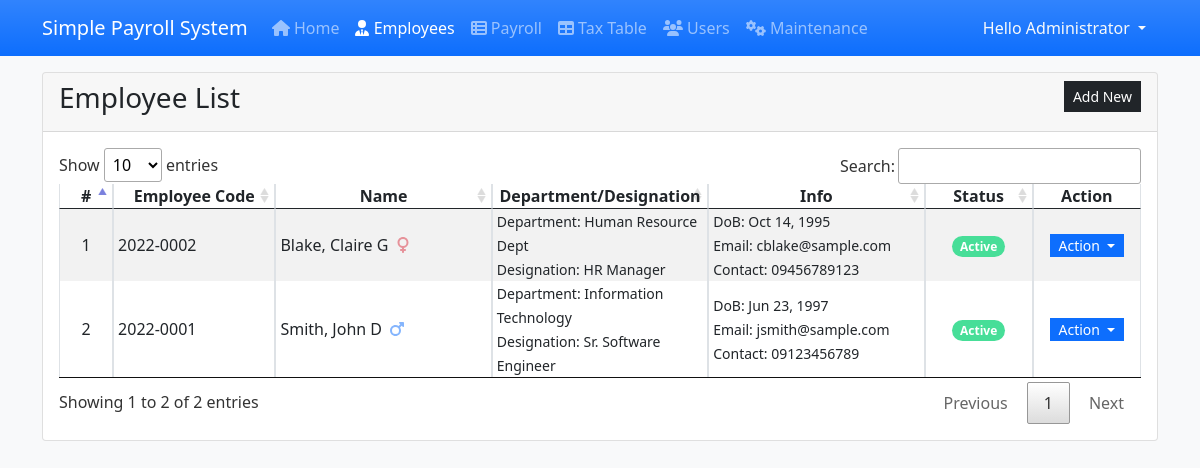
/spms/admin/?page=employees (signed in), run on the app's committed database.
### tables this page shows
CREATE TABLE IF NOT EXISTS `employee_list` (
  `employee_id` int(11) NOT NULL AUTO_INCREMENT PRIMARY KEY,
  `code` varchar(100) NOT NULL,
  `firstname` text NOT NULL,
  `middlename` text DEFAULT NULL,
  `lastname` text NOT NULL,
  `gender` varchar(50) NOT NULL,
  `dob` date NOT NULL,
  `email` text NOT NULL,
  `contact` text NOT NULL,
  `address` text NOT NULL,
  `department_id` int(11) NOT NULL,
  `designation_id` int(11) NOT NULL,
  `monthly_salary` double NOT NULL,
  `status` tinyint(1) NOT NULL DEFAULT 1,
  `date_created` timestamp NOT NULL DEFAULT current_timestamp(),
  KEY `department_id` (`department_id`),
  KEY `designation_id` (`designation_id`)
);

CREATE TABLE IF NOT EXISTS `department_list` (
  `department_id` int(11) NOT NULL AUTO_INCREMENT PRIMARY KEY,
  `name` text NOT NULL,
  `status` varchar(50) NOT NULL DEFAULT '0',
  `date_created` timestamp NOT NULL DEFAULT current_timestamp()
);

CREATE TABLE IF NOT EXISTS `designation_list` (
  `designation_id` int(11) NOT NULL AUTO_INCREMENT PRIMARY KEY,
  `name` text NOT NULL,
  `description` text NOT NULL,
  `status` int(11) NOT NULL DEFAULT 1,
  `date_created` timestamp NOT NULL DEFAULT current_timestamp()
);

### spms/admin/employees.php (the view, shortened to what this page needs)
<div class="card">
    <div class="card-header d-flex justify-content-between">
        <h3 class="card-title">Employee List</h3>
        <div class="card-tools align-middle">
            <button class="btn btn-dark btn-sm py-1 rounded-0" type="button" id="create_new">Add New</button>
        </div>
    </div>
    <div class="card-body">
        <table class="table table-hover table-striped table-bordered">
            <colgroup>
                <col width="5%">
                <col width="15%">
                <col width="20%">
                <col width="20%">
                <col width="20%">
                <col width="10%">
                <col width="10%">
            </colgroup>
            <thead>
                <tr>
                    <th class="text-center p-0">#</th>
                    <th class="text-center p-0">Employee Code</th>
                    <th class="text-center p-0">Name</th>
                    <th class="text-center p-0">Department/Designation</th>
                    <th class="text-center p-0">Info</th>
                    <th class="text-center p-0">Status</th>
                    <th class="text-center p-0">Action</th>
                </tr>
            </thead>
            <tbody>
                <?php
                $sql = "SELECT e.*,CONCAT(e.lastname, ', ', e.firstname, ' ', COALESCE(e.middlename,'')) as `name`,d.name as dept, dd.name as desg FROM `employee_list`e INNER JOIN `department_list` d on e.department_id = d.department_id inner join `designation_list` dd on e.designation_id = dd.designation_id  order by CONCAT(e.lastname, ', ', e.firstname, ' ', COALESCE(e.middlename,'')) asc";
                $qry = $conn->query($sql);
                $i = 1;
                    while($row = $qry->fetch_assoc()):
                ?>
                <tr>
                    <td class="text-center p-0"><?php echo $i++; ?></td>
                    <td class="py-0 px-1"><?php echo $row['code'] ?></td>
                    <td class="py-0 px-1"><?php echo $row['name'] ?>
                    <?php if($row['gender'] == "Male"): ?>
                        <span class="fa fa-mars mx-1 text-primary opacity-50" title="Male"></span>
                    <?php else: ?>
                        <span class="fa fa-venus mx-1 text-danger opacity-50" title="Female"></span>
                    <?php endif; ?>
                    </td>
                    <td class="py-0 px-1">
                        <small>Department: <?php echo $row['dept'] ?></small><br>
                        <small>Designation: <?php echo $row['desg'] ?></small>
                    </td>
                    <td class="py-0 px-1">
                        <small>DoB: <?php echo date("M d, Y",strtotime($row['dob'])) ?></small><br>
                        <small>Email: <?php echo $row['email'] ?></small><br>
                        <small>Contact: <?php echo $row['contact'] ?></small>
                    </td>
                    <td class="py-0 px-1 text-center">
                    <?php if($row['status'] == 1): ?>
                        <span class="badge bg-success rounded-pill">Active</span>
                    <?php else: ?>
                        <span class="badge bg-danger rounded-pill">Inactive</span>
                    <?php endif; ?>
                    </td>
                    <th class="text-center py-0 px-1">
                        <div class="btn-group" role="group">
                            <button id="btnGroupDrop1" type="button" class="btn btn-primary dropdown-toggle btn-sm rounded-0 py-0" data-bs-toggle="dropdown" aria-expanded="false">
                            Action
                            </button>
                        </div>
                    </th>
                </tr>
                <?php endwhile; ?>
            </tbody>
        </table>
    </div>
</div>

### spms/admin/index.php (shortened to what this page needs)
<?php
$page = isset($_GET['page']) ? $_GET['page'] : 'home';
?>
<!DOCTYPE html>
<html lang="en">
<head>
    <link rel="stylesheet" href="../fontawesome/css/all.min.css">
    <link rel="stylesheet" href="../css/bootstrap.min.css">
    <link rel="stylesheet" href="../summernote/summernote-lite.min.css">
    <link rel="stylesheet" href="../DataTables/datatables.min.css">
</head>
<body class="bg-light">
    <main>
    <nav class="navbar navbar-expand-lg navbar-dark bg-primary bg-gradient" id="topNavBar">
        <div class="container">
            <a class="navbar-brand" href="./">
            Simple Payroll System
            </a>
            <div class="collapse navbar-collapse" id="navbarNav">
                <ul class="navbar-nav">
                    <li class="nav-item">
                        <a class="nav-link <?php echo ($page == 'home')? 'active' : '' ?>" aria-current="page" href="./"><i class="fa fa-home"></i> Home</a>
                    </li>
                    <li class="nav-item">
                        <a class="nav-link  <?php echo ($page == 'employees')? 'active' : '' ?>" href="./?page=employees"><i class="fa fa-user-tie"></i> Employees</a>
                    </li>
                    <li class="nav-item">
                        <a class="nav-link  <?php echo ($page == 'payroll_list')? 'active' : '' ?>" href="./?page=payroll_list"><i class="fa fa-th-list"></i> Payroll</a>
                    </li>
                    <?php if($_SESSION['type'] == 1): ?>
                    <li class="nav-item">
                        <a class="nav-link  <?php echo ($page == 'tax_table')? 'active' : '' ?>" href="./?page=tax_table"><i class="fa fa-table"></i> Tax Table</a>
                    </li>
                    <li class="nav-item">
                        <a class="nav-link <?php echo ($page == 'admin')? 'active' : '' ?>" aria-current="page" href="./?page=admin"><i class="fa fa-users"></i> Users</a>
                    </li>
                    <li class="nav-item">
                        <a class="nav-link" href="./?page=maintenance"><i class="fa fa-cogs"></i> Maintenance</a>
                    </li>
                    <?php endif; ?>
                </ul>
            </div>
            <div>
            <div class="dropdown">
                <button class="btn btn-secondary dropdown-toggle bg-transparent  text-light border-0" type="button" id="dropdownMenuButton1" data-bs-toggle="dropdown" aria-expanded="false">
                    Hello <?php echo $_SESSION['fullname'] ?>
                </button>
            </div>
            </div>
        </div>
    </nav>
    <div class="container py-3" id="page-container">
        <?php
            include $page.'.php';
        ?>
    </div>
    </main>
</body>
</html>

### spms/admin/index.php (style rules this page uses)
:root { --bs-success-rgb:71, 222, 152 !important; }
html,body { height:100%; width:100%; }
main { height:100%; display:flex; flex-flow:column; }
#page-container { flex: 1 1 auto; overflow:auto; }
#topNavBar { flex: 0 1 auto; }

### data on the page
employee_list: code "2022-0002", name "Blake, Claire G", gender "Female" (drawn), department.name "Human Resource Dept", designation.name "HR Manager", dob "Oct 14, 1995", email "cblake@sample.com", contact "09456789123", status "Active"
employee_list: code "2022-0001", name "Smith, John D", gender "Male" (drawn), department.name "Information Technology", designation.name "Sr. Software Engineer", dob "Jun 23, 1997", email "jsmith@sample.com", contact "09123456789", status "Active"

### other printed values
$_SESSION['fullname'] "Administrator"
